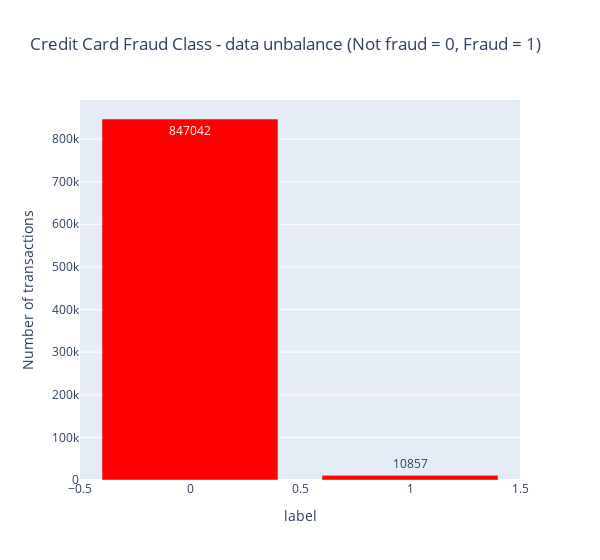

This figure's notebook cell:
### Code cell
temp = userData["label"].value_counts()
data = pd.DataFrame({'label': temp.index,'values': temp.values})

trace = go.Bar(
    x = data['label'],y = data['values'],
    name="Credit Card Fraud Class - data unbalance (Not fraud = 0, Fraud = 1)",
    marker=dict(color="Red"),
    text=data['values']
)
data = [trace]
layout = dict(title = 'Credit Card Fraud Class - data unbalance (Not fraud = 0, Fraud = 1)',
          xaxis = dict(title = 'label', showticklabels=True), 
          yaxis = dict(title = 'Number of transactions'),
          hovermode = 'closest',width=600
         )
fig = dict(data=data, layout=layout)

iplot(fig, filename='class')

### Figure 1 — Plotly figure (JSON) as saved in the notebook; plotly's stock layout.template omitted (floating-point values rounded to 4 significant figures)
{"data": [{"marker": {"color": "Red"}, "name": "Credit Card Fraud Class - data unbalance (Not fraud = 0, Fraud = 1)", "text": [847042, 10857], "type": "bar", "x": [0, 1], "y": [847042, 10857]}], "layout": {"hovermode": "closest", "title": {"text": "Credit Card Fraud Class - data unbalance (Not fraud = 0, Fraud = 1)"}, "width": 600, "xaxis": {"showticklabels": true, "title": {"text": "label"}}, "yaxis": {"title": {"text": "Number of transactions"}}}}
